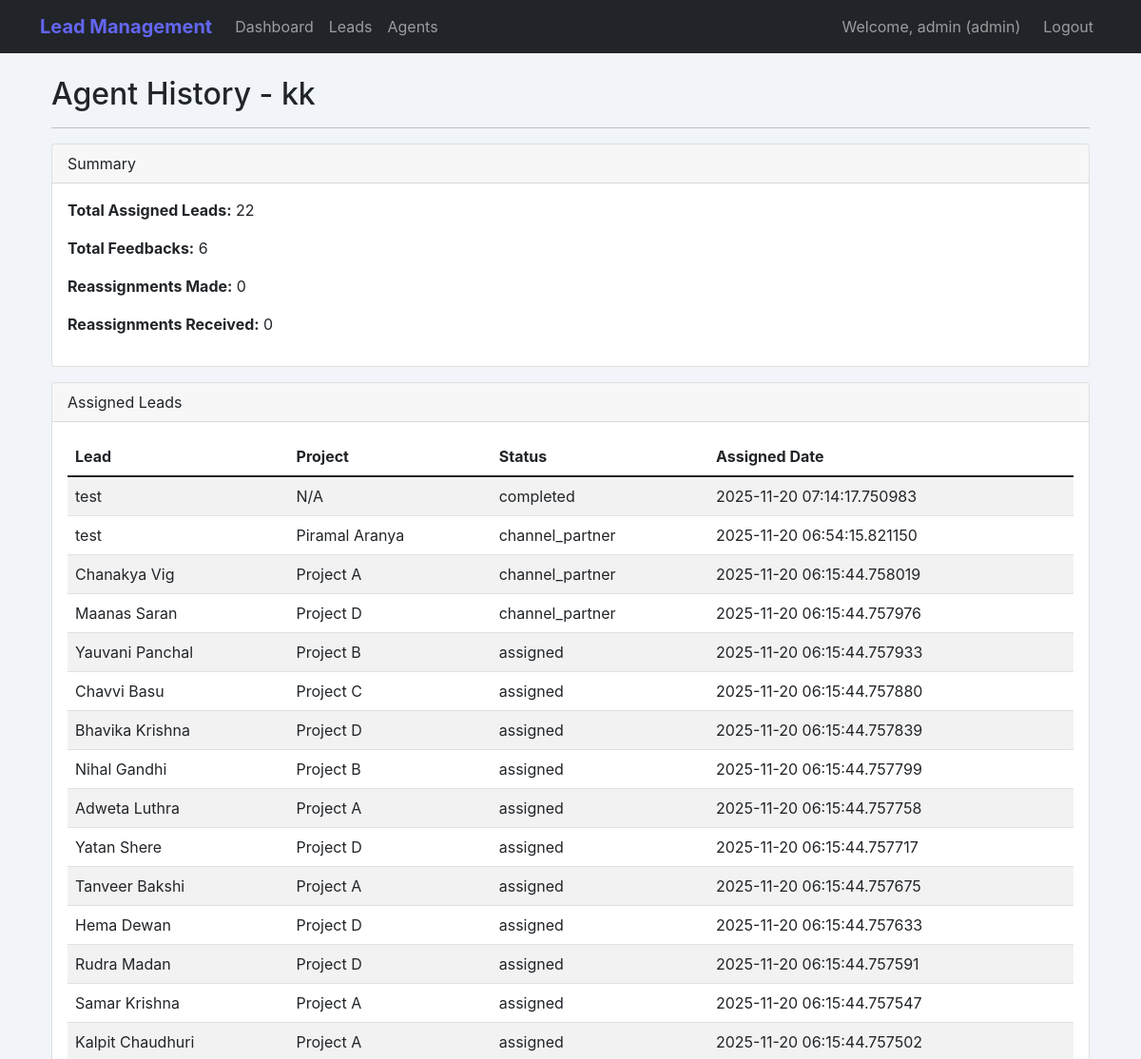
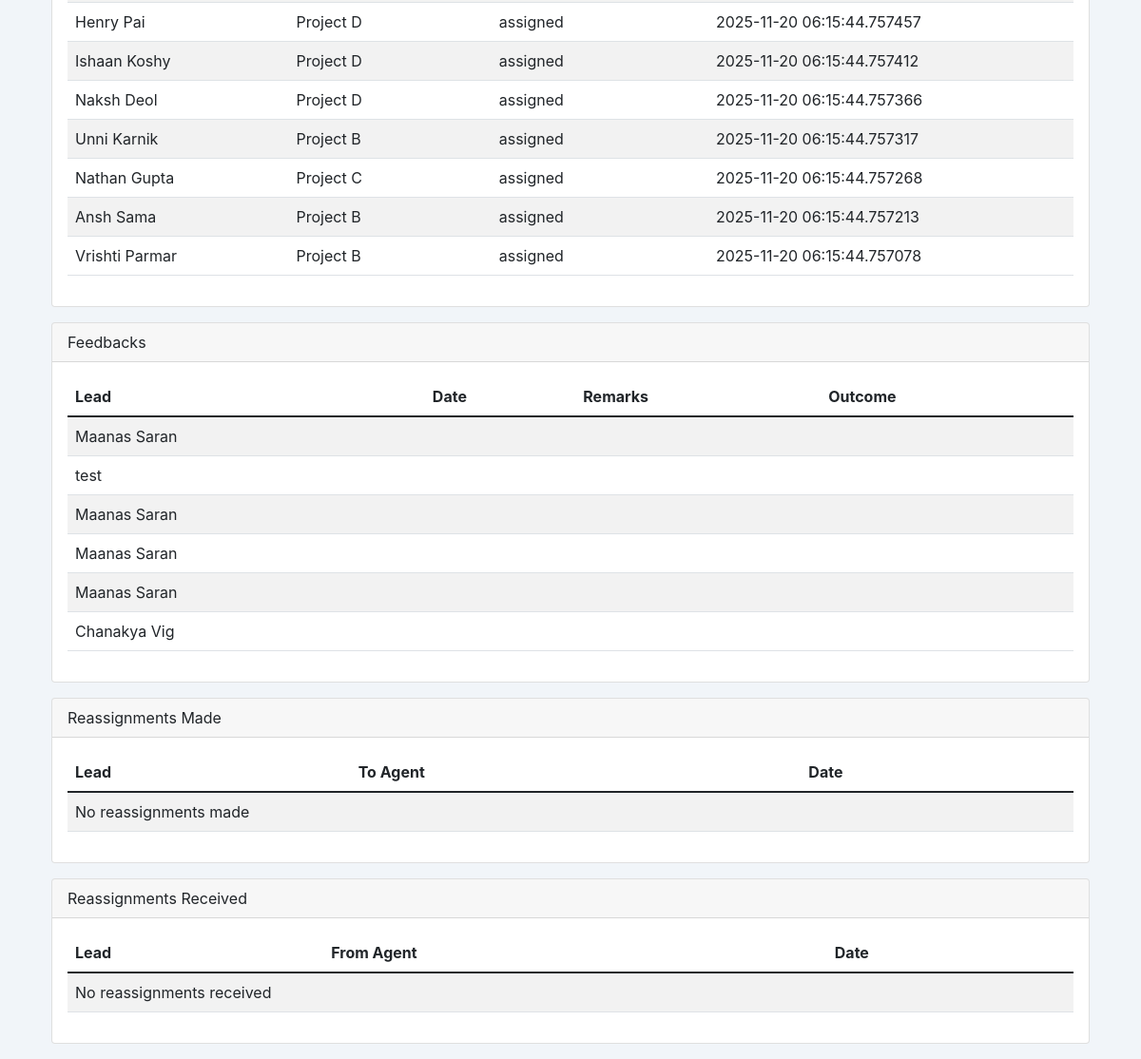
The app's page /admin/agent/2/history (signed in) with its own data (2 pictures, top to bottom).
### models.py (models this page shows, shortened)
class User(UserMixin, db.Model):
    id = db.Column(db.Integer, primary_key=True)
    username = db.Column(db.String(80), unique=True, nullable=False)
    email = db.Column(db.String(120), unique=True, nullable=False)
    password = db.Column(db.String(200), nullable=False)
    role = db.Column(db.Enum(UserRole), nullable=False)
    is_active = db.Column(db.Boolean, default=True)
    created_at = db.Column(db.DateTime, default=datetime.utcnow)
    phone_number = db.Column(db.String(20), nullable=True)
    department = db.Column(db.String(100), nullable=True)
    assigned_leads = db.relationship('Lead', backref='assigned_agent', lazy=True, foreign_keys='Lead.assigned_agent_id')
    feedbacks = db.relationship('LeadFeedback', backref='agent', lazy=True)
    call_logs = db.relationship('CallLog', backref='agent', lazy=True)
    reassignments_from = db.relationship('LeadReassignment', foreign_keys='LeadReassignment.from_agent_id', backref='from_agent', lazy=True)
    reassignments_to = db.relationship('LeadReassignment', foreign_keys='LeadReassignment.to_agent_id', backref='to_agent', lazy=True)

class Lead(db.Model):
    id = db.Column(db.Integer, primary_key=True)
    name = db.Column(db.String(200), nullable=False)
    email = db.Column(db.String(200), nullable=True)
    mobile = db.Column(db.String(15), nullable=False)
    pincode = db.Column(db.String(10), nullable=True)
    project_name = db.Column(db.String(200), nullable=False, default='N/A')
    source = db.Column(db.String(100), nullable=True, default='N/A')
    year = db.Column(db.Integer, nullable=True)
    location = db.Column(db.String(100), nullable=True, default='N/A')
    project_id = db.Column(db.Integer, db.ForeignKey('project.id'), nullable=True)
    project = db.relationship('Project', backref='leads')
    assigned_agent_id = db.Column(db.Integer, db.ForeignKey('user.id'), nullable=True)
    assigned_date = db.Column(db.DateTime, nullable=True)
    status = db.Column(db.String(50), default='new')  # new, assigned, interested, not_interested, callback, completed, reassigned, channel_partner, interested_other  # UPDATED
    alternate_phone = db.Column(db.String(15), nullable=True)
    address = db.Column(db.Text, nullable=True)
    city = db.Column(db.String(100), nullable=True)
    state = db.Column(db.String(100), nullable=True)
    country = db.Column(db.String(100), nullable=True, default='India')
    priority = db.Column(db.String(20), default='medium')  # low, medium, high, urgent
    category = db.Column(db.String(100), nullable=True)  # residential, commercial, plot, etc.
    created_at = db.Column(db.DateTime, default=datetime.utcnow)
    updated_at = db.Column(db.DateTime, default=datetime.utcnow, onupdate=datetime.utcnow)
    call_logs = db.relationship('CallLog', backref='lead', lazy=True, cascade='all, delete-orphan')
    feedbacks = db.relationship('LeadFeedback', backref='lead', lazy=True, cascade='all, delete-orphan')
    reassignments = db.relationship('LeadReassignment', backref='lead', lazy=True, cascade='all, delete-orphan')
    assignment_history = db.relationship('LeadAssignmentHistory', backref='lead', lazy=True, cascade='all, delete-orphan')

class LeadFeedback(db.Model):
    id = db.Column(db.Integer, primary_key=True)
    lead_id = db.Column(db.Integer, db.ForeignKey('lead.id'), nullable=False)
    agent_id = db.Column(db.Integer, db.ForeignKey('user.id'), nullable=False)
    feedback_type = db.Column(db.Enum(FeedbackType), nullable=True)
    call_activity_id = db.Column(db.String(100), nullable=True)
    project_interested = db.Column(db.String(200), nullable=True)
    location_preferred = db.Column(db.String(200), nullable=True)
    configuration_interested = db.Column(db.String(200), nullable=True)
    budget_comfortable = db.Column(db.String(100), nullable=True)
    possession_timeline = db.Column(db.String(200), nullable=True)
    interest_level = db.Column(db.Enum(InterestLevel), nullable=True)
    current_location = db.Column(db.String(200), nullable=True)  # NEW
    status = db.Column(db.String(50), nullable=True)  # NEW: hot, warm, cold
    not_interested_reason = db.Column(db.String(200), nullable=True)
    callback_time = db.Column(db.DateTime, nullable=True)
    callback_notes = db.Column(db.Text, nullable=True)
    callback_priority = db.Column(db.String(20), default='medium')  # high, medium, low
    additional_notes = db.Column(db.Text, nullable=True)
    recording_path = db.Column(db.String(500), nullable=True)
    call_duration = db.Column(db.Integer, nullable=True)  # Duration in seconds
    call_quality = db.Column(db.String(50), nullable=True)  # good, average, poor
    created_at = db.Column(db.DateTime, default=datetime.utcnow)
    updated_at = db.Column(db.DateTime, default=datetime.utcnow, onupdate=datetime.utcnow)

### routes/admin_routes.py (the view)
@admin_bp.route('/agent/<int:agent_id>/history')
@login_required
def agent_history(agent_id):
    if not admin_required():
        return redirect(url_for('agent.dashboard'))
    agent = User.query.get_or_404(agent_id)
    assigned_leads = Lead.query.filter_by(assigned_agent_id=agent.id).order_by(Lead.assigned_date.desc()).all()
    feedbacks = LeadFeedback.query.filter_by(agent_id=agent.id).order_by(LeadFeedback.created_at.desc()).all()
    reassignments_from = LeadReassignment.query.filter_by(from_agent_id=agent.id).order_by(LeadReassignment.reassigned_at.desc()).all()
    reassignments_to = LeadReassignment.query.filter_by(to_agent_id=agent.id).order_by(LeadReassignment.reassigned_at.desc()).all()
    call_logs = CallLog.query.filter_by(agent_id=agent.id).order_by(CallLog.call_time.desc()).all()
    return render_template(
        'admin/agent_history.html',
        agent=agent,
        assigned_leads=assigned_leads,
        feedbacks=feedbacks,
        reassignments_from=reassignments_from,
        reassignments_to=reassignments_to,
        call_logs=call_logs
    )

### routes/admin_routes.py (called while the page is built)
def admin_required():
    if current_user.role != UserRole.ADMIN:
        flash('Access denied!', 'error')
        return False
    return True

### templates/admin/agent_history.html (shortened to what this page needs)
{% extends "base.html" %}
{% block content %}
<div class="container mt-4">
    <h2>Agent History - {{ agent.username }}</h2>
    <hr>
    <div class="card mb-3">
        <div class="card-header">Summary</div>
        <div class="card-body">
            <p><strong>Total Assigned Leads:</strong> {{ assigned_leads|length }}</p>
            <p><strong>Total Feedbacks:</strong> {{ feedbacks|length }}</p>
            <p><strong>Reassignments Made:</strong> {{ reassignments_from|length }}</p>
            <p><strong>Reassignments Received:</strong> {{ reassignments_to|length }}</p>
        </div>
    </div>
    <div class="card mb-3">
        <div class="card-header">Assigned Leads</div>
        <div class="card-body table-responsive">
            <table class="table table-striped">
                <thead>
                    <tr>
                        <th>Lead</th>
                        <th>Project</th>
                        <th>Status</th>
                        <th>Assigned Date</th>
                    </tr>
                </thead>
                <tbody>
                    {% for lead in assigned_leads %}
                    <tr>
                        <td>{{ lead.name }}</td>
                        <td>{{ lead.project_name }}</td>
                        <td>{{ lead.status }}</td>
                        <td>{{ lead.assigned_date }}</td>
                    </tr>
                    {% else %}
                    <tr><td colspan="4">No assigned leads</td></tr>
                    {% endfor %}
                </tbody>
            </table>
        </div>
    </div>
    <div class="card mb-3">
        <div class="card-header">Feedbacks</div>
        <div class="card-body table-responsive">
            <table class="table table-striped">
                <thead>
                    <tr>
                        <th>Lead</th>
                        <th>Date</th>
                        <th>Remarks</th>
                        <th>Outcome</th>
                    </tr>
                </thead>
                <tbody>
                    {% for fb in feedbacks %}
                    <tr>
                        <td>{{ fb.lead.name }}</td>
                        <td>{{ fb.call_date }}</td>
                        <td>{{ fb.remarks }}</td>
                        <td>{{ fb.outcome }}</td>
                    </tr>
                    {% else %}
                    <tr><td colspan="4">No feedback yet</td></tr>
                    {% endfor %}
                </tbody>
            </table>
        </div>
    </div>
    <div class="card mb-3">
        <div class="card-header">Reassignments Made</div>
        <div class="card-body table-responsive">
            <table class="table table-striped">
                <thead>
                    <tr>
                        <th>Lead</th>
                        <th>To Agent</th>
                        <th>Date</th>
                    </tr>
                </thead>
                <tbody>
                    {% for r in reassignments_from %}
                    <tr>
                        <td>{{ r.lead.name }}</td>
                        <td>{{ r.to_agent.username }}</td>
                        <td>{{ r.reassigned_at }}</td>
                    </tr>
                    {% else %}
                    <tr><td colspan="3">No reassignments made</td></tr>
                    {% endfor %}
                </tbody>
            </table>
        </div>
    </div>
    <div class="card mb-3">
        <div class="card-header">Reassignments Received</div>
        <div class="card-body table-responsive">
            <table class="table table-striped">
                <thead>
                    <tr>
                        <th>Lead</th>
                        <th>From Agent</th>
                        <th>Date</th>
                    </tr>
                </thead>
                <tbody>
                    {% for r in reassignments_to %}
                    <tr>
                        <td>{{ r.lead.name }}</td>
                        <td>{{ r.from_agent.username }}</td>
                        <td>{{ r.reassigned_at }}</td>
                    </tr>
                    {% else %}
                    <tr><td colspan="3">No reassignments received</td></tr>
                    {% endfor %}
                </tbody>
            </table>
        </div>
    </div>
</div>
{% endblock %}

### templates/base.html (shortened to what this page needs)
<!DOCTYPE html>
<html lang="en">
<head>
    <link href="https://cdn.jsdelivr.net/npm/bootstrap@5.1.3/dist/css/bootstrap.min.css" rel="stylesheet">
    <link href="https://cdnjs.cloudflare.com/ajax/libs/font-awesome/6.0.0/css/all.min.css" rel="stylesheet">
</head>
<body>
    <nav class="navbar navbar-expand-lg navbar-dark bg-dark">
        <div class="container">
            <a class="navbar-brand" href="{{ url_for('index') }}">Lead Management</a>
            {% if current_user.is_authenticated %}
            <div class="collapse navbar-collapse" id="navbarNav">
                <ul class="navbar-nav me-auto">
                    {% if current_user.role.value == 'admin' %}
                    <li class="nav-item">
                        <a class="nav-link" href="{{ url_for('admin.dashboard') }}">Dashboard</a>
                    </li>
                    <li class="nav-item">
                        <a class="nav-link" href="{{ url_for('admin.leads_management') }}">Leads</a>
                    </li>
                    <li class="nav-item">
                        <a class="nav-link" href="{{ url_for('admin.agents_management') }}">Agents</a>
                    </li>
                    {% endif %}
                </ul>
                <div class="navbar-nav">
                    <span class="navbar-text me-3">
                        Welcome, {{ current_user.username }} ({{ current_user.role.value }})
                    </span>
                    <a class="nav-link" href="{{ url_for('auth.logout') }}">Logout</a>
                </div>
            </div>
            {% endif %}
        </div>
    </nav>
    <div class="container mt-4">
        {% block content %}{% endblock %}
    </div>
</body>
</html>

### templates/base.html (style rules this page uses)
:root { --primary: #6366f1; --primary-dark: #4f46e5; --success: #10b981; --danger: #ef4444; --warning: #f59e0b; --info: #06b6d4; --dark: #1e293b; --light: #f8fafc; --border: #e2e8f0; --shadow: 0 1px 3px 0 rgba(0, 0, 0, 0.1); --shadow-lg: 0 10px 15px -3px rgba(0, 0, 0, 0.1); }
body { background: #f1f5f9; font-family: 'Inter', -apple-system, BlinkMacSystemFont, sans-serif; min-height: 100vh; }
.navbar-brand { font-weight: 700; color: var(--primary) !important; }

### records on screen
User: username "admin", role.value "admin"
User: username "kk"
Lead: name "test", project_name "N/A", status "completed", assigned_date "2025-11-20 07:14:17.750983"
Lead: name "test", project_name "Piramal Aranya", status "channel_partner", assigned_date "2025-11-20 06:54:15.821150"
Lead: name "Chanakya Vig", project_name "Project A", status "channel_partner", assigned_date "2025-11-20 06:15:44.758019"
Lead: name "Maanas Saran", project_name "Project D", status "channel_partner", assigned_date "2025-11-20 06:15:44.757976"
Lead: name "Yauvani Panchal", project_name "Project B", status "assigned", assigned_date "2025-11-20 06:15:44.757933"
Lead: name "Chavvi Basu", project_name "Project C", status "assigned", assigned_date "2025-11-20 06:15:44.757880"
Lead: name "Bhavika Krishna", project_name "Project D", status "assigned", assigned_date "2025-11-20 06:15:44.757839"
Lead: name "Nihal Gandhi", project_name "Project B", status "assigned", assigned_date "2025-11-20 06:15:44.757799"
Lead: name "Adweta Luthra", project_name "Project A", status "assigned", assigned_date "2025-11-20 06:15:44.757758"
Lead: name "Yatan Shere", project_name "Project D", status "assigned", assigned_date "2025-11-20 06:15:44.757717"
Lead: name "Tanveer Bakshi", project_name "Project A", status "assigned", assigned_date "2025-11-20 06:15:44.757675"
Lead: name "Hema Dewan", project_name "Project D", status "assigned", assigned_date "2025-11-20 06:15:44.757633"
Lead: name "Rudra Madan", project_name "Project D", status "assigned", assigned_date "2025-11-20 06:15:44.757591"
Lead: name "Samar Krishna", project_name "Project A", status "assigned", assigned_date "2025-11-20 06:15:44.757547"
Lead: name "Kalpit Chaudhuri", project_name "Project A", status "assigned", assigned_date "2025-11-20 06:15:44.757502"
Lead: name "Henry Pai", project_name "Project D", status "assigned", assigned_date "2025-11-20 06:15:44.757457"
Lead: name "Ishaan Koshy", project_name "Project D", status "assigned", assigned_date "2025-11-20 06:15:44.757412"
Lead: name "Naksh Deol", project_name "Project D", status "assigned", assigned_date "2025-11-20 06:15:44.757366"
Lead: name "Unni Karnik", project_name "Project B", status "assigned", assigned_date "2025-11-20 06:15:44.757317"
Lead: name "Nathan Gupta", project_name "Project C", status "assigned", assigned_date "2025-11-20 06:15:44.757268"
Lead: name "Ansh Sama", project_name "Project B", status "assigned", assigned_date "2025-11-20 06:15:44.757213"
Lead: name "Vrishti Parmar", project_name "Project B", status "assigned", assigned_date "2025-11-20 06:15:44.757078"
LeadFeedback: lead.name "Maanas Saran"
LeadFeedback: lead.name "test"
LeadFeedback: lead.name "Maanas Saran"
LeadFeedback: lead.name "Maanas Saran"
LeadFeedback: lead.name "Maanas Saran"
LeadFeedback: lead.name "Chanakya Vig"

### other values on screen
{{ assigned_leads|length }} "22"
{{ feedbacks|length }} "6"
{{ reassignments_from|length }} "0"
{{ reassignments_to|length }} "0"
